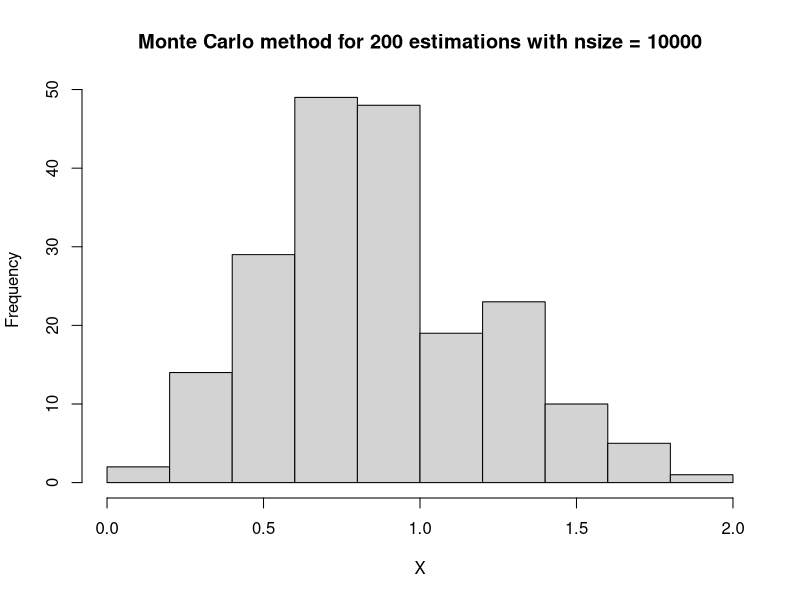

Write R code to recreate this figure.
#Problem 2

polar.normal <- function(nsize)
{
  z <- NULL
  i <- 0
  while(i < nsize){
    u1 <- runif(1)
    u2 <- runif(1)
    v1 <- 2 * u1 - 1
    v2 <- 2 * u2 - 1
    W <- v1^2 + v2^2
    if(W <= 1) {
      c <- sqrt(-2*log(W)/W)
      z[i+1] <- c*v1
      z[i+2] <- c*v2
      i <- i + 2
    }
  }
  z
}


GenChiSq <- function(df,nsize)
{
  y <- NULL
  i <- 0
  while(i < nsize) {
    x <- polar.normal(df)
    i <- i + 1
    y[i] <- sum(x^2)
  }
  y
}


GenF <- function(df1,df2,nsize)
{
  x1 <- GenChiSq(df1,nsize)
  x2 <- GenChiSq(df2,nsize)
  y <- (x1/df1)/(x2/df2)
  y
}

mean.estimated = function(df1, df2, nsize) {
  
  X = GenF(df1, df2, nsize)
  aux = sqrt(1/X)
  return(sum(aux)/nsize)
}


monte.carlo = function( df1, df2, nsize, reps) {
  estimativas = NULL
  for (i in 1:reps){
    estimativas[i] = mean.estimated(nsize, df1, df2)
  }
  return(estimativas)
}


df1 = 2 
df2 = 2 #degrees of freedom
nsize = 10000
reps = 200

simvalues = monte.carlo( df1, df2, nsize, reps)
hist(simvalues, breaks = 12, xlim=c(0,2), xlab = "X", main = "Monte Carlo method for 200 estimations with nsize = 10000")

sd(simvalues)
mean(simvalues)

